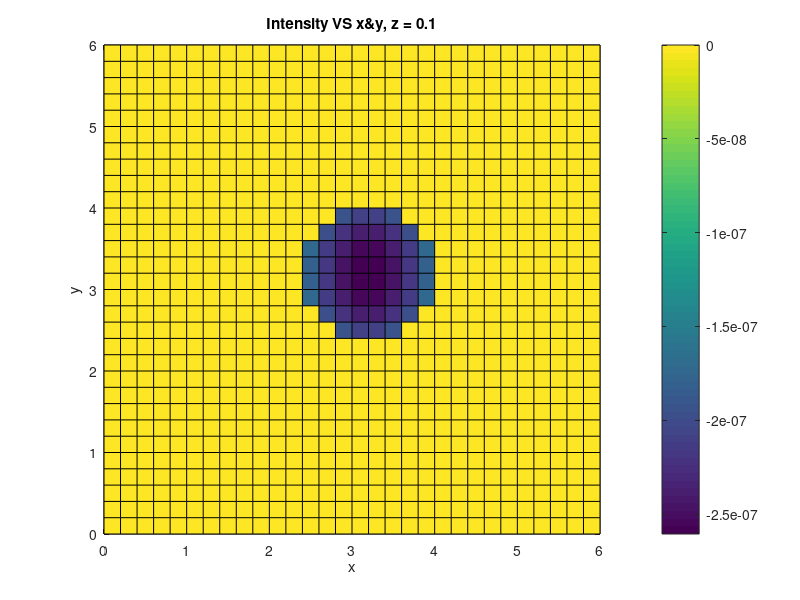
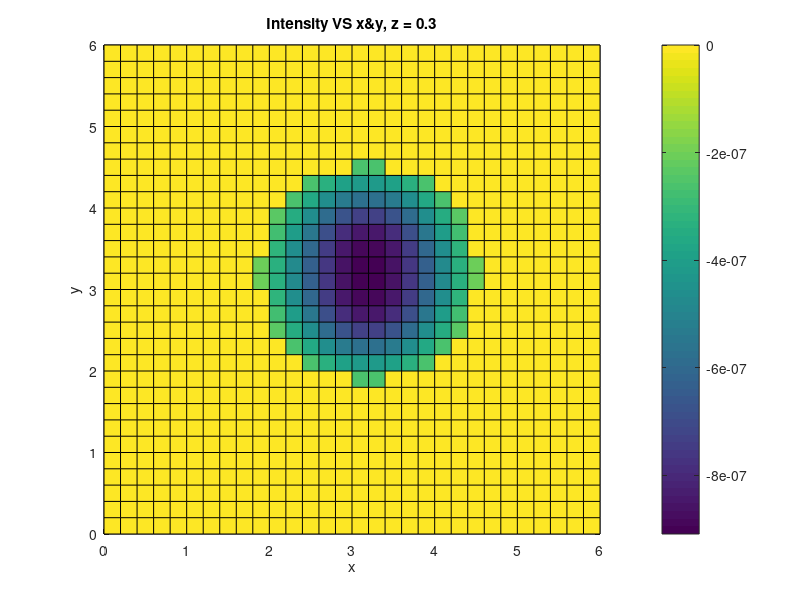
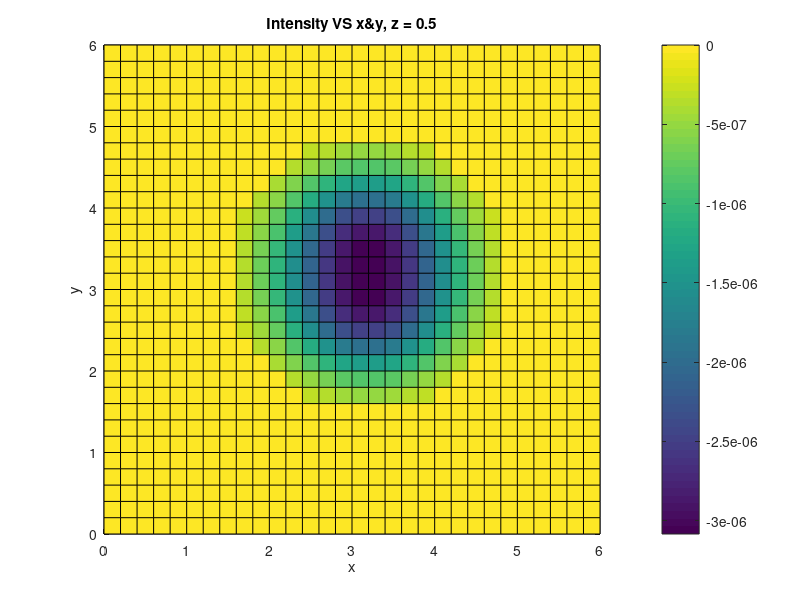
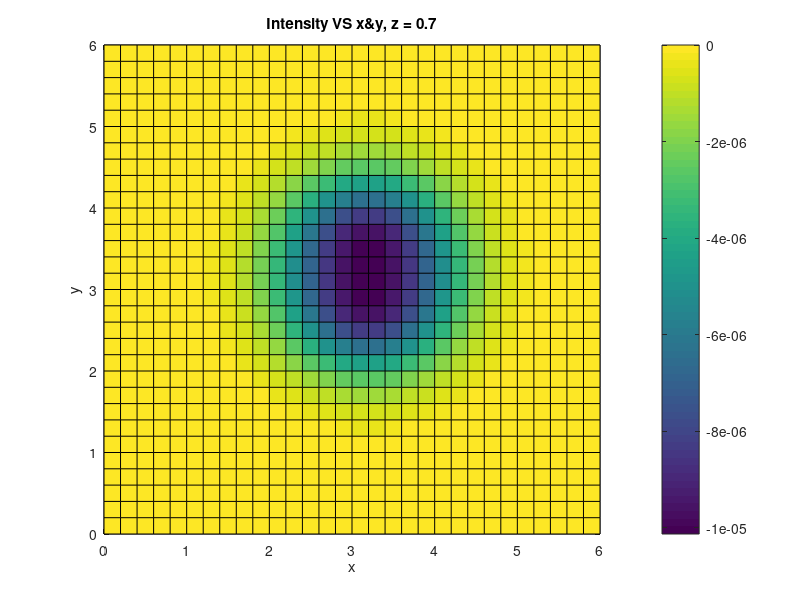

These charts were generated, in order, by the following MATLAB code:
%%% Load data 
data = load('densplt_.txt'); 

%%% Extract x, y, z and intensity values 
x = data(:,1); 
y = data(:,2); 
z = data(:,3); 
intensity = data(:,4); 

%%% Create 1d arrays for different calculation uses below 
%%% Note that the z_range has identical initial point, interval and end
%%% point as that of the original sample z data. This is because we would
%%% like to extract the same z value from the sample data in the for loop
%%% later on. 
x_range = 0:0.2:6.0; 
y_range = 0:0.2:6.0; 
z_range = 0.1:0.2:5.9; 

%%% For each iteration of the loop, the code creates  
%%% a pcolor plot of the intensity values for the corresponding z-value.  
%%% This allows the user to visualize how the intensity values vary with  
%%% respect to x and y at each z-level in the dataset. 

% The length function returns the number of elements in an array.  
% In this case, length(z_range) returns the number of unique z-values in the dataset.  
% The loop runs for this very number of iterations,  
% with the loop variable i taking on values from 1 to length(z_range). 
% If one wants to check the result for the entire z-values, run "i = 1:length(z)" 

for i = 1:length(z_range)  
    figure;  

% Find index of sample data for the currently selected z-value 
    z_value = z_range(i); 

% value 0.1 is a tolerance value to find indices of the sample data  
% that correspond to a particular z-value. The purpose of this line 
% is to simply extract the same z-values from the sample data: 
% the find function is used to find the indices of the 
% sample data that correspond to the current z value:
    idx = find(abs(z-z_value)<0.1); 

% Create 2D matrix of intensity values for current z-value
%
% Breakdown of For Loop:
% 1. Create an empty 2D matrix called intensity_matrix with the same 
% dimensions as the x_range and y_range arrays.
%
% 2. Loop over the indices of x and y coordinates that correspond to 
% the current z value.
%
% 3. Check whether the intensity value at the current index is not 0.
%
% 4. If the intensity value is not 0, populate the corresponding element 
% of the intensity_matrix with the intensity value. Then, end the loop.
%
%
    intensity_matrix = zeros(length(y_range), length(x_range));
    for j = 1:length(idx)
        x_idx = find(x_range >= x(idx(j)), 1);
        y_idx = find(y_range >= y(idx(j)), 1);
        if intensity(idx(j)) ~= 0 % Exclude intensity values that are 0
            intensity_matrix(y_idx, x_idx) = intensity(idx(j));
        end
    end

% Create pcolor plot of intensity matrix
    pcolor(x_range, y_range, intensity_matrix);
%     shading interp;

% Set axis limits, labels, and title 
    xlim([min(x_range), max(x_range)]); 
    ylim([min(y_range), max(y_range)]); 
    xlabel('x'); 
    ylabel('y'); 
    title(['Intensity VS x&y, z = ',num2str(z_value)]); 
    colorbar; 

end 
